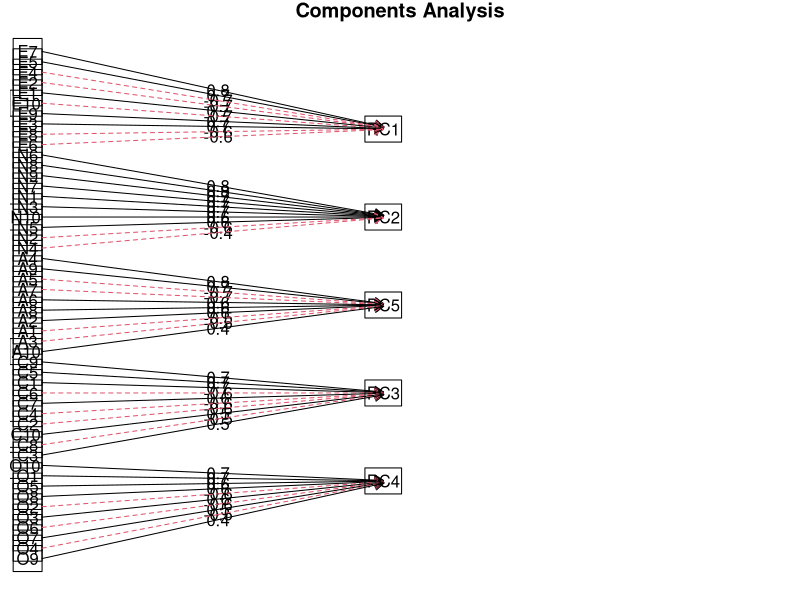
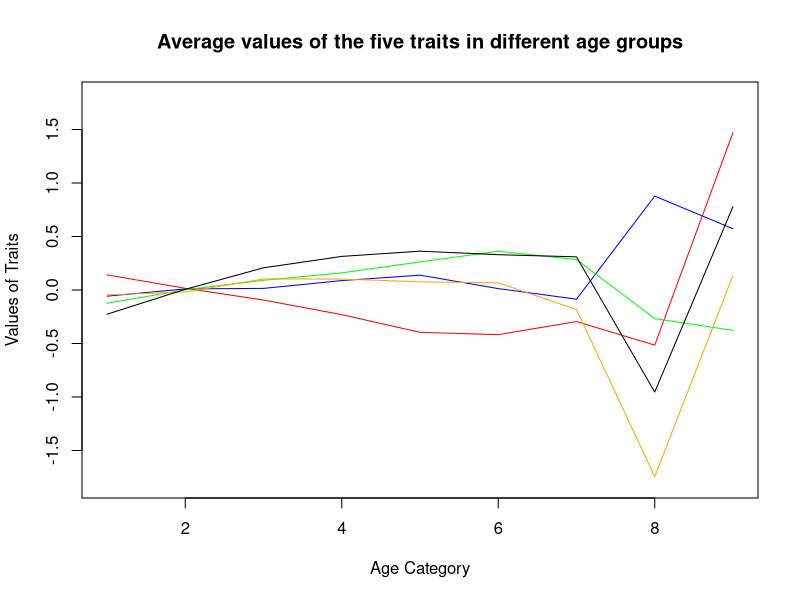

Write R code to recreate these figures, in order.
#This is a test script

#import required libraries
library(readxl)
if(!require("psych")) install.packages("psych"); library("psych")

#import data
data <- read_excel("Big5.xlsx")

#transform some columns from numeric to factor
data$country <- as.factor(data$country)
data$race <- as.factor(data$race)
data$gender <- as.factor(data$gender)
data$hand <- as.factor(data$hand)
data$source <- as.factor(data$source)

#Replace unrealistic age valus
data[data$age > 100,]$age <- NaN
data$ageCat <- findInterval(data$age,c(10,20,30,40,50,60,70,80,90))
#Principal Componant Analysis
#This is the method which performs the PCA. I chose 5 factors since this corresonds to the Big 5.
pca <- principal(data[8:57],nfactors = 5,rotate = "varimax")

fa.diagram(pca)
#This graphs show which variables are represented in which principal component.
#As expected the questions each component is represents the questions that deal with one personality traint.
#E.g. component 1 represents questions E1-E10 which deal with Extraversion. 
fa.graph(pca)
fiveFactors <- data.frame(pca$scores)
colnames(fiveFactors) <-  c("Intro/Extra","Neuro","Agree","Conscient","Openess")
fiveFactors <- cbind(data[,1:7],data[,58],fiveFactors)

avgAge1 <- apply(fiveFactors[fiveFactors$ageCat == 1,9:13],2,mean,na.rm=T)
avgAge2 <- apply(fiveFactors[fiveFactors$ageCat == 2,9:13],2,mean,na.rm=T)
avgAge3 <- apply(fiveFactors[fiveFactors$ageCat == 3,9:13],2,mean,na.rm=T)
avgAge4 <- apply(fiveFactors[fiveFactors$ageCat == 4,9:13],2,mean,na.rm=T)
avgAge5 <- apply(fiveFactors[fiveFactors$ageCat == 5,9:13],2,mean,na.rm=T)
avgAge6 <- apply(fiveFactors[fiveFactors$ageCat == 6,9:13],2,mean,na.rm=T)
avgAge7 <- apply(fiveFactors[fiveFactors$ageCat == 7,9:13],2,mean,na.rm=T)
avgAge8 <- apply(fiveFactors[fiveFactors$ageCat == 8,9:13],2,mean,na.rm=T)
avgAge9 <- apply(fiveFactors[fiveFactors$ageCat == 9,9:13],2,mean,na.rm=T)

ages <- data.frame(rbind(avgAge1,avgAge2,avgAge3,avgAge4,avgAge5,avgAge6,avgAge7,avgAge8,avgAge9))

plot(c(1:9),ages$Intro.Extra,type = "l",col="blue",ylim = c(-1.8,1.8),xlab = "Age Category", ylab = "Values of Traits", main = "Average values of the five traits in different age groups")
lines(ages$Neuro,col="red")
lines(ages$Agree,col="green")
lines(ages$Openess,col="orange")     
lines(ages$Conscient,col="black")
#legend("topleft", inset=.05, title="Trait", c("Extra","Neuro","Agree","Openess","Conscient"), fill=c("blue","red","green","orange","black"), horiz=TRUE,)
